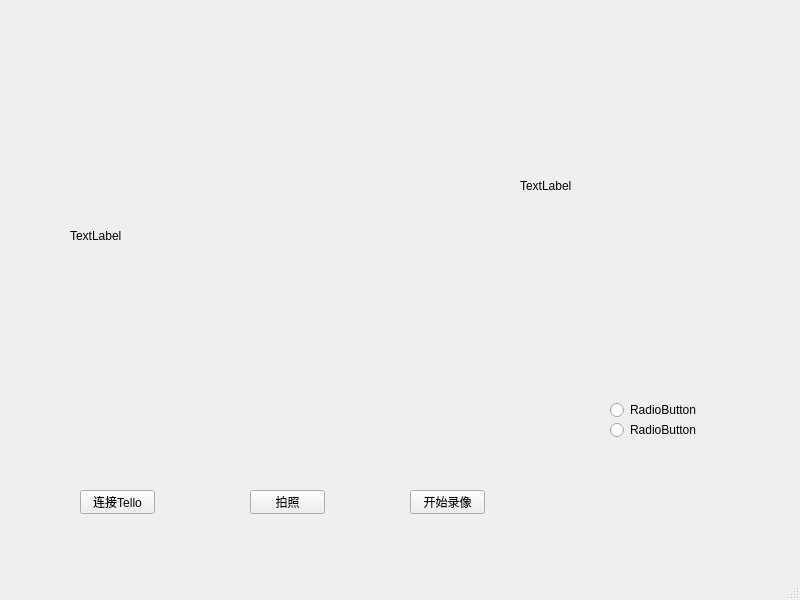
<?xml version="1.0" encoding="UTF-8"?>
<ui version="4.0">
 <class>MainWindow</class>
 <widget class="QMainWindow" name="MainWindow">
  <property name="geometry">
   <rect>
    <x>0</x>
    <y>0</y>
    <width>800</width>
    <height>600</height>
   </rect>
  </property>
  <property name="windowTitle">
   <string>MainWindow</string>
  </property>
  <widget class="QWidget" name="centralwidget">
   <widget class="QLabel" name="label_source">
    <property name="geometry">
     <rect>
      <x>70</x>
      <y>40</y>
      <width>361</width>
      <height>391</height>
     </rect>
    </property>
    <property name="text">
     <string>TextLabel</string>
    </property>
   </widget>
   <widget class="QPushButton" name="btn_connect">
    <property name="geometry">
     <rect>
      <x>80</x>
      <y>490</y>
      <width>75</width>
      <height>24</height>
     </rect>
    </property>
    <property name="text">
     <string>连接Tello</string>
    </property>
   </widget>
   <widget class="QPushButton" name="btn_takephoto">
    <property name="geometry">
     <rect>
      <x>250</x>
      <y>490</y>
      <width>75</width>
      <height>24</height>
     </rect>
    </property>
    <property name="text">
     <string>拍照</string>
    </property>
   </widget>
   <widget class="QPushButton" name="btn_record">
    <property name="geometry">
     <rect>
      <x>410</x>
      <y>490</y>
      <width>75</width>
      <height>24</height>
     </rect>
    </property>
    <property name="text">
     <string>开始录像</string>
    </property>
   </widget>
   <widget class="QLabel" name="label_template">
    <property name="geometry">
     <rect>
      <x>520</x>
      <y>100</y>
      <width>251</width>
      <height>171</height>
     </rect>
    </property>
    <property name="text">
     <string>TextLabel</string>
    </property>
   </widget>
   <widget class="QRadioButton" name="rbtn_move_single">
    <property name="geometry">
     <rect>
      <x>610</x>
      <y>400</y>
      <width>95</width>
      <height>20</height>
     </rect>
    </property>
    <property name="text">
     <string>RadioButton</string>
    </property>
   </widget>
   <widget class="QRadioButton" name="rbtn_move_rc">
    <property name="geometry">
     <rect>
      <x>610</x>
      <y>420</y>
      <width>95</width>
      <height>20</height>
     </rect>
    </property>
    <property name="text">
     <string>RadioButton</string>
    </property>
   </widget>
  </widget>
  <widget class="QMenuBar" name="menubar">
   <property name="geometry">
    <rect>
     <x>0</x>
     <y>0</y>
     <width>800</width>
     <height>22</height>
    </rect>
   </property>
  </widget>
  <widget class="QStatusBar" name="statusbar"/>
 </widget>
 <resources/>
 <connections/>
</ui>
